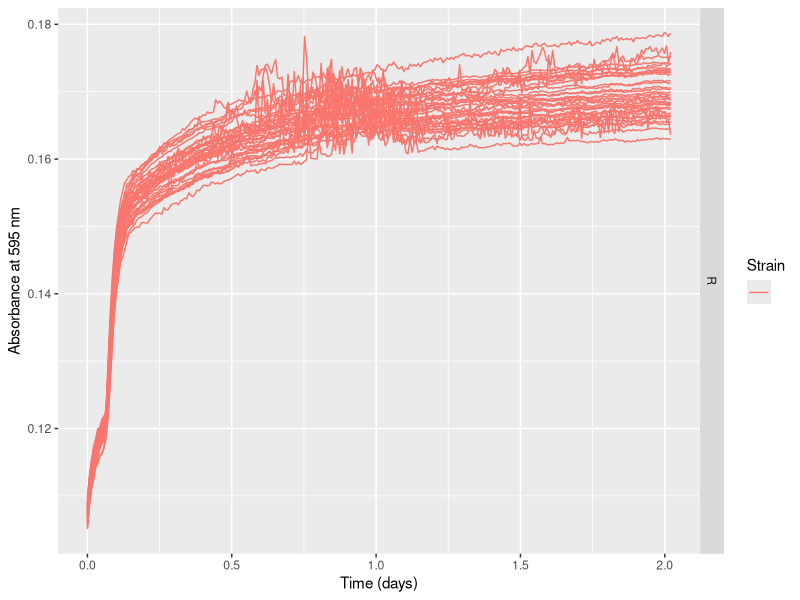
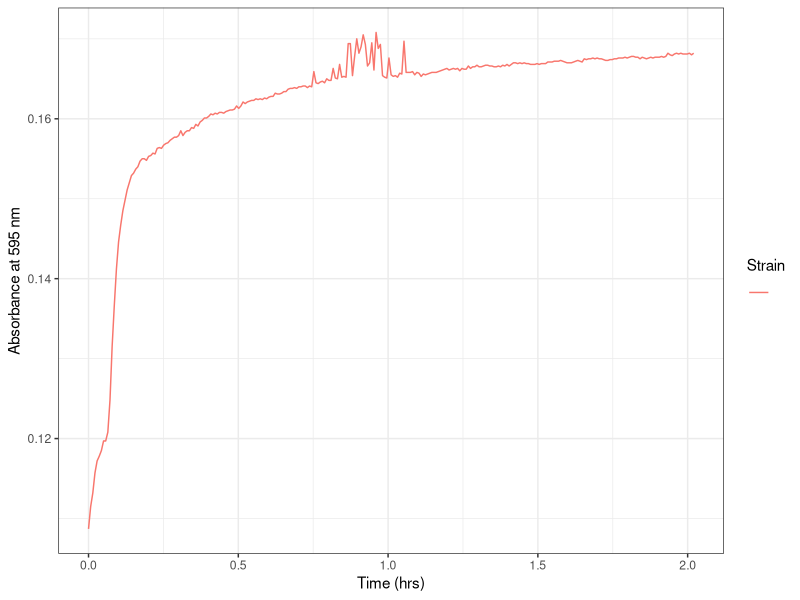
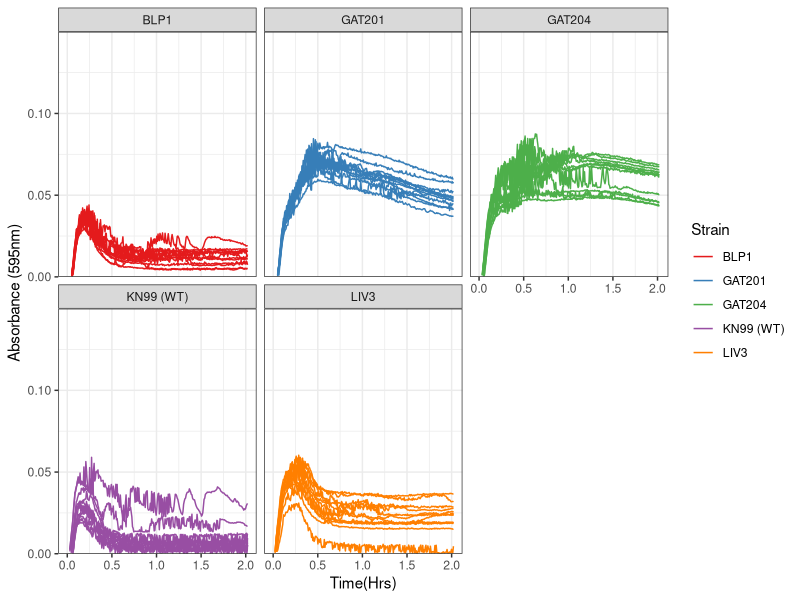
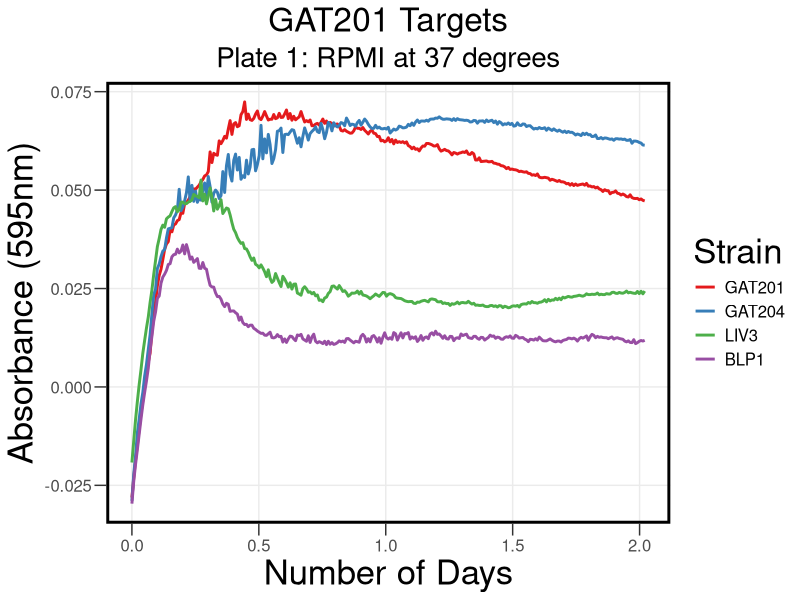
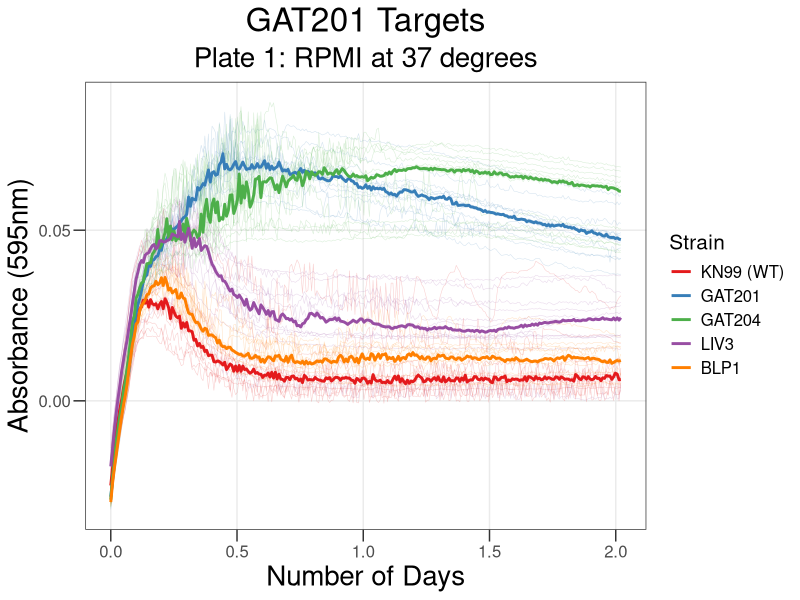
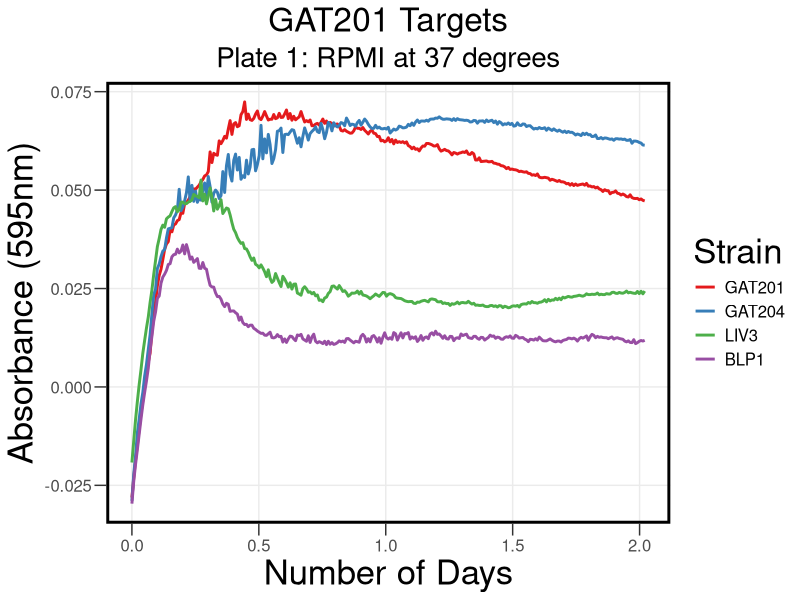
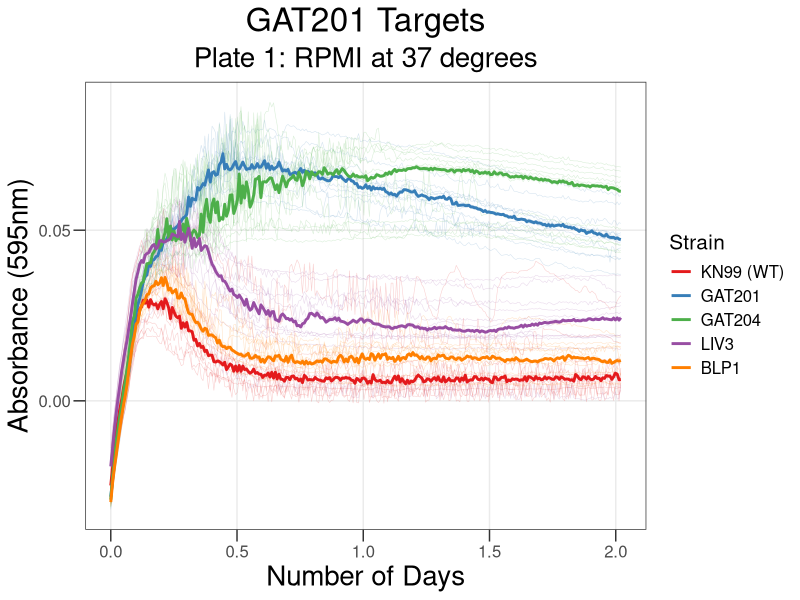

The R script that drew these images, in order:
## ---- chunk 1
knitr::opts_chunk$set(echo = TRUE , warning=FALSE, message=FALSE)
## ---- chunk 2

library("reshape2")
library(dplyr)
library(ggplot2)
library(tidyverse)
library(rmarkdown)
library(cowplot)
library(yaml)
library(knitr)
## ---- chunk 3

rawdata <- read.csv("../Input/20230308_RPMI_Gat201Targets_Plate1_csv.csv")

## ---- chunk 4

 rawdata_day<-mutate(rawdata, Time = Time/86400)

## ---- chunk 5

reshaped <- melt(rawdata_day, id=c("Time", "Temp"), 
                              variable.name="Well",
                              value.name="OD595")

summary(reshaped)
## ---- chunk 6

platemap <- read.csv("../Input/20230308_RPMI_Gat201Targets_Plate1_setup.csv")
head(platemap, n=50)


## ---- chunk 7

annotated <- inner_join(reshaped, platemap, by="Well")
 
## ---- chunk 8

ggplot(data=filter(annotated,Strain==""),
           aes(x=Time, y=OD595, color=Strain, group = Well)) + 
       geom_line() + 
       facet_grid(Media ~ .) +
       labs(x="Time (days)", y="Absorbance at 595 nm")
## ---- chunk 9

ggplot(data=filter(annotated,Well=="H11"), 
       aes(x=Time, y=OD595, color=Strain, group = Well)) + 
 
       geom_line() + 
     theme_bw()+
     labs(x="Time (hrs)", y="Absorbance at 595 nm")

## ---- chunk 10

blank_OD_summary <- annotated %>%
  filter(Strain=="") %>%
  filter(Well != "A3") %>%
  filter(Well != "A4") %>%
  filter(Well != "A11") %>%
  filter(Well != "A12") %>%
  filter(Well != "B1") %>%
  filter(Well != "F1") %>%
  filter(Well != "H1") %>%
  filter(Well != "H2") %>%
  filter(Well != "H3") %>%
  filter(Well != "H4") %>%
  filter(Well != "H5") %>%
  filter(Well != "H8") %>%
  filter(Well != "H9") %>%
    group_by(Media) %>%
  summarise(OD_median=median(OD595),
            OD_mean=mean(OD595),
            OD_max=max(OD595),
            OD_min=min(OD595))
print(blank_OD_summary)
## ---- chunk 11

normalisedOD <- annotated %>%
  left_join(blank_OD_summary, by="Media") %>%
  mutate(OD_corrected = OD595 - OD_median)

## ---- chunk 12

ggplot(data=normalisedOD %>%
                      filter(Strain != ""), 
                      aes(x=Time, y=OD_corrected, color=Strain, group = Well)) + 
       geom_line() + 
       scale_y_continuous(limits=c(0,0.15),expand=c(0,0))+
       facet_wrap(Strain ~ .)+
  
       labs(x = "Time(Hrs)",
            y = "Absorbance (595nm)") +
       theme(text = element_text(size = 20))+
       theme_bw()+
       scale_color_brewer(palette="Set1")
## ---- chunk 13

ggplot(data=normalisedOD %>%
          dplyr::mutate(Strain = factor(Strain, levels = c("KN99", "GAT201", "GAT204", "LIV3","BLP1")))%>%
                     filter(Strain != ""), 
                      aes(x=Time, y=OD_corrected, color=Strain)) + 
       #geom_line(aes(group = Well), size = 0.2, alpha = 0.2) + 
       stat_summary(fun = "median", geom = "line", size = 1) +
       #scale_y_continuous(limits=c(0,0.5),expand=c(0,0), breaks = c(0, 0.05, 0.1)) +
     
  
       labs(x = "Number of Days",
            y = "Absorbance (595nm)",
            title = "GAT201 Targets", subtitle = "Plate 1: RPMI at 37 degrees") +
           
       theme_bw() +
       theme(text = element_text(size = 15))+
       theme(axis.title = element_text(size = 25))+
       theme(axis.ticks.length = unit(0.3, "cm"))+
       theme(title = element_text(size = 20))+
       theme(panel.grid.minor = element_blank())+
       theme(legend.title = element_text(size = 25))+
      theme(legend.background = element_rect(fill = "transparent", color=NA))+
  theme(legend.key = element_rect(fill = "transparent", color=NA))+
       theme (plot.background =  element_rect(fill = "transparent", color=NA), 
         panel.background = element_rect(fill = "transparent", color=NA),)+
      theme(panel.border = element_rect(linetype = "solid", colour = "black", size = 2))+
  theme(plot.title = element_text(hjust = 0.5), plot.subtitle = element_text(hjust = 0.5) )+
       scale_color_brewer(palette="Set1")
       
## ---- chunk 14

ggsave("../Results/AllSummaryPR1.png",width = 6.6,height=5)
## ---- chunk 15

ggplot(data=normalisedOD %>%
          dplyr::mutate(Strain = factor(Strain, levels = c("KN99 (WT)", "GAT201", "GAT204", "LIV3","BLP1")))%>%
                     filter(Strain != ""), 
                      aes(x=Time, y=OD_corrected, color=Strain)) + 
       geom_line(aes(group = Well), size = 0.2, alpha = 0.2) + 
       stat_summary(fun = "median", geom = "line", size = 1) +
       #scale_y_continuous(limits=c(0,0.5),expand=c(0,0), breaks = c(0, 0.05, 0.1)) +
   
       labs(x = "Number of Days",
            y = "Absorbance (595nm)",
            title = "GAT201 Targets", subtitle = "Plate 1: RPMI at 37 degrees") +
 
       theme_bw() +
       theme(text = element_text(size = 15))+
       theme(axis.title = element_text(size = 20)) +
  theme(axis.ticks.length = unit(0.3, "cm"))+
       theme(title = element_text(size = 20))+
    
       theme(legend.title = element_text(size = 15))+
  theme(panel.grid.minor = element_blank())+
   theme(plot.title = element_text(hjust = 0.5), plot.subtitle = element_text(hjust = 0.5) )+
  
       scale_color_brewer(palette="Set1")
## ---- chunk 16

ggsave("../Results/StatSummaryPlate1.png",width = 6.6,height=5)
